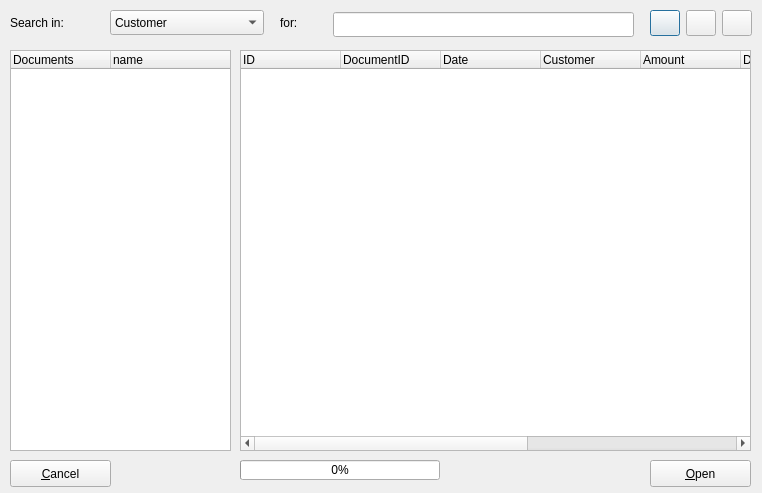
<ui version="4.0" >
 <class>docopendraftsfrm</class>
 <widget class="QDialog" name="docopendraftsfrm" >
  <property name="geometry" >
   <rect>
    <x>0</x>
    <y>0</y>
    <width>762</width>
    <height>493</height>
   </rect>
  </property>
  <property name="windowTitle" >
   <string>Open draft...</string>
  </property>
  <property name="windowIcon" >
   <iconset resource="../resources/images/first4.qrc" >:/wordprocessing32x32.png</iconset>
  </property>
  <widget class="QPushButton" name="btnaddr" >
   <property name="geometry" >
    <rect>
     <x>650</x>
     <y>10</y>
     <width>30</width>
     <height>26</height>
    </rect>
   </property>
   <property name="sizePolicy" >
    <sizepolicy vsizetype="Fixed" hsizetype="Fixed" >
     <horstretch>0</horstretch>
     <verstretch>0</verstretch>
    </sizepolicy>
   </property>
   <property name="text" >
    <string/>
   </property>
   <property name="icon" >
    <iconset resource="../resources/images/first4.qrc" >:/contents.png</iconset>
   </property>
  </widget>
  <widget class="QPushButton" name="btnsearch" >
   <property name="geometry" >
    <rect>
     <x>686</x>
     <y>10</y>
     <width>30</width>
     <height>26</height>
    </rect>
   </property>
   <property name="sizePolicy" >
    <sizepolicy vsizetype="Fixed" hsizetype="Fixed" >
     <horstretch>0</horstretch>
     <verstretch>0</verstretch>
    </sizepolicy>
   </property>
   <property name="text" >
    <string/>
   </property>
   <property name="icon" >
    <iconset resource="../resources/images/first4.qrc" >:/xmag.png</iconset>
   </property>
  </widget>
  <widget class="QPushButton" name="btnclear" >
   <property name="geometry" >
    <rect>
     <x>722</x>
     <y>10</y>
     <width>30</width>
     <height>26</height>
    </rect>
   </property>
   <property name="sizePolicy" >
    <sizepolicy vsizetype="Fixed" hsizetype="Fixed" >
     <horstretch>0</horstretch>
     <verstretch>0</verstretch>
    </sizepolicy>
   </property>
   <property name="text" >
    <string/>
   </property>
   <property name="icon" >
    <iconset resource="../resources/images/first4.qrc" >:/button_cancel.png</iconset>
   </property>
  </widget>
  <widget class="QLabel" name="label" >
   <property name="geometry" >
    <rect>
     <x>10</x>
     <y>10</y>
     <width>91</width>
     <height>26</height>
    </rect>
   </property>
   <property name="text" >
    <string>Search in:</string>
   </property>
  </widget>
  <widget class="QComboBox" name="cmbsearchrow" >
   <property name="geometry" >
    <rect>
     <x>110</x>
     <y>10</y>
     <width>154</width>
     <height>25</height>
    </rect>
   </property>
   <item>
    <property name="text" >
     <string>Customer</string>
    </property>
   </item>
   <item>
    <property name="text" >
     <string>Document-ID</string>
    </property>
   </item>
   <item>
    <property name="text" >
     <string>Date</string>
    </property>
   </item>
   <item>
    <property name="text" >
     <string>Positions</string>
    </property>
   </item>
   <item>
    <property name="text" >
     <string>Comments</string>
    </property>
   </item>
  </widget>
  <widget class="QLabel" name="label_2" >
   <property name="geometry" >
    <rect>
     <x>280</x>
     <y>10</y>
     <width>31</width>
     <height>26</height>
    </rect>
   </property>
   <property name="text" >
    <string>for:</string>
   </property>
  </widget>
  <widget class="QLineEdit" name="txtsearch" >
   <property name="geometry" >
    <rect>
     <x>333</x>
     <y>12</y>
     <width>301</width>
     <height>25</height>
    </rect>
   </property>
   <property name="sizePolicy" >
    <sizepolicy vsizetype="Fixed" hsizetype="Preferred" >
     <horstretch>0</horstretch>
     <verstretch>0</verstretch>
    </sizepolicy>
   </property>
  </widget>
  <widget class="QProgressBar" name="progbar" >
   <property name="geometry" >
    <rect>
     <x>240</x>
     <y>460</y>
     <width>200</width>
     <height>20</height>
    </rect>
   </property>
   <property name="sizePolicy" >
    <sizepolicy vsizetype="Fixed" hsizetype="Fixed" >
     <horstretch>0</horstretch>
     <verstretch>0</verstretch>
    </sizepolicy>
   </property>
   <property name="minimumSize" >
    <size>
     <width>200</width>
     <height>0</height>
    </size>
   </property>
   <property name="maximumSize" >
    <size>
     <width>181</width>
     <height>20</height>
    </size>
   </property>
   <property name="value" >
    <number>0</number>
   </property>
   <property name="orientation" >
    <enum>Qt::Horizontal</enum>
   </property>
  </widget>
  <widget class="QPushButton" name="btncancel" >
   <property name="geometry" >
    <rect>
     <x>10</x>
     <y>460</y>
     <width>101</width>
     <height>27</height>
    </rect>
   </property>
   <property name="sizePolicy" >
    <sizepolicy vsizetype="Fixed" hsizetype="Fixed" >
     <horstretch>0</horstretch>
     <verstretch>0</verstretch>
    </sizepolicy>
   </property>
   <property name="text" >
    <string>&amp;Cancel</string>
   </property>
   <property name="icon" >
    <iconset resource="../resources/images/first4.qrc" >:/button_cancel.png</iconset>
   </property>
  </widget>
  <widget class="QPushButton" name="btnopen" >
   <property name="geometry" >
    <rect>
     <x>650</x>
     <y>460</y>
     <width>101</width>
     <height>27</height>
    </rect>
   </property>
   <property name="sizePolicy" >
    <sizepolicy vsizetype="Fixed" hsizetype="Fixed" >
     <horstretch>0</horstretch>
     <verstretch>0</verstretch>
    </sizepolicy>
   </property>
   <property name="text" >
    <string>&amp;Open</string>
   </property>
   <property name="icon" >
    <iconset resource="../resources/images/first4.qrc" >:/button_ok.png</iconset>
   </property>
  </widget>
  <widget class="QTreeWidget" name="treemain" >
   <property name="geometry" >
    <rect>
     <x>240</x>
     <y>50</y>
     <width>511</width>
     <height>401</height>
    </rect>
   </property>
   <property name="horizontalScrollBarPolicy" >
    <enum>Qt::ScrollBarAlwaysOn</enum>
   </property>
   <column>
    <property name="text" >
     <string>ID</string>
    </property>
   </column>
   <column>
    <property name="text" >
     <string>DocumentID</string>
    </property>
   </column>
   <column>
    <property name="text" >
     <string>Date</string>
    </property>
   </column>
   <column>
    <property name="text" >
     <string>Customer</string>
    </property>
   </column>
   <column>
    <property name="text" >
     <string>Amount</string>
    </property>
   </column>
   <column>
    <property name="text" >
     <string>Discount</string>
    </property>
   </column>
   <column>
    <property name="text" >
     <string>Comments</string>
    </property>
   </column>
   <column>
    <property name="text" >
     <string>ClientID</string>
    </property>
   </column>
   <column>
    <property name="text" >
     <string>ClientAddr</string>
    </property>
   </column>
  </widget>
  <widget class="QTreeWidget" name="treeindex" >
   <property name="geometry" >
    <rect>
     <x>10</x>
     <y>50</y>
     <width>221</width>
     <height>401</height>
    </rect>
   </property>
   <property name="sizePolicy" >
    <sizepolicy vsizetype="Preferred" hsizetype="Fixed" >
     <horstretch>0</horstretch>
     <verstretch>0</verstretch>
    </sizepolicy>
   </property>
   <property name="minimumSize" >
    <size>
     <width>221</width>
     <height>0</height>
    </size>
   </property>
   <property name="maximumSize" >
    <size>
     <width>221</width>
     <height>16777215</height>
    </size>
   </property>
   <column>
    <property name="text" >
     <string>Documents</string>
    </property>
   </column>
   <column>
    <property name="text" >
     <string>name</string>
    </property>
   </column>
  </widget>
 </widget>
 <tabstops>
  <tabstop>cmbsearchrow</tabstop>
  <tabstop>txtsearch</tabstop>
  <tabstop>btnaddr</tabstop>
  <tabstop>btnsearch</tabstop>
  <tabstop>btnclear</tabstop>
  <tabstop>treeindex</tabstop>
  <tabstop>treemain</tabstop>
  <tabstop>btnopen</tabstop>
  <tabstop>btncancel</tabstop>
 </tabstops>
 <resources>
  <include location="../resources/images/first4.qrc" />
 </resources>
 <connections>
  <connection>
   <sender>btncancel</sender>
   <signal>clicked()</signal>
   <receiver>docopendraftsfrm</receiver>
   <slot>reject()</slot>
   <hints>
    <hint type="sourcelabel" >
     <x>369</x>
     <y>253</y>
    </hint>
    <hint type="destinationlabel" >
     <x>179</x>
     <y>282</y>
    </hint>
   </hints>
  </connection>
 </connections>
</ui>
